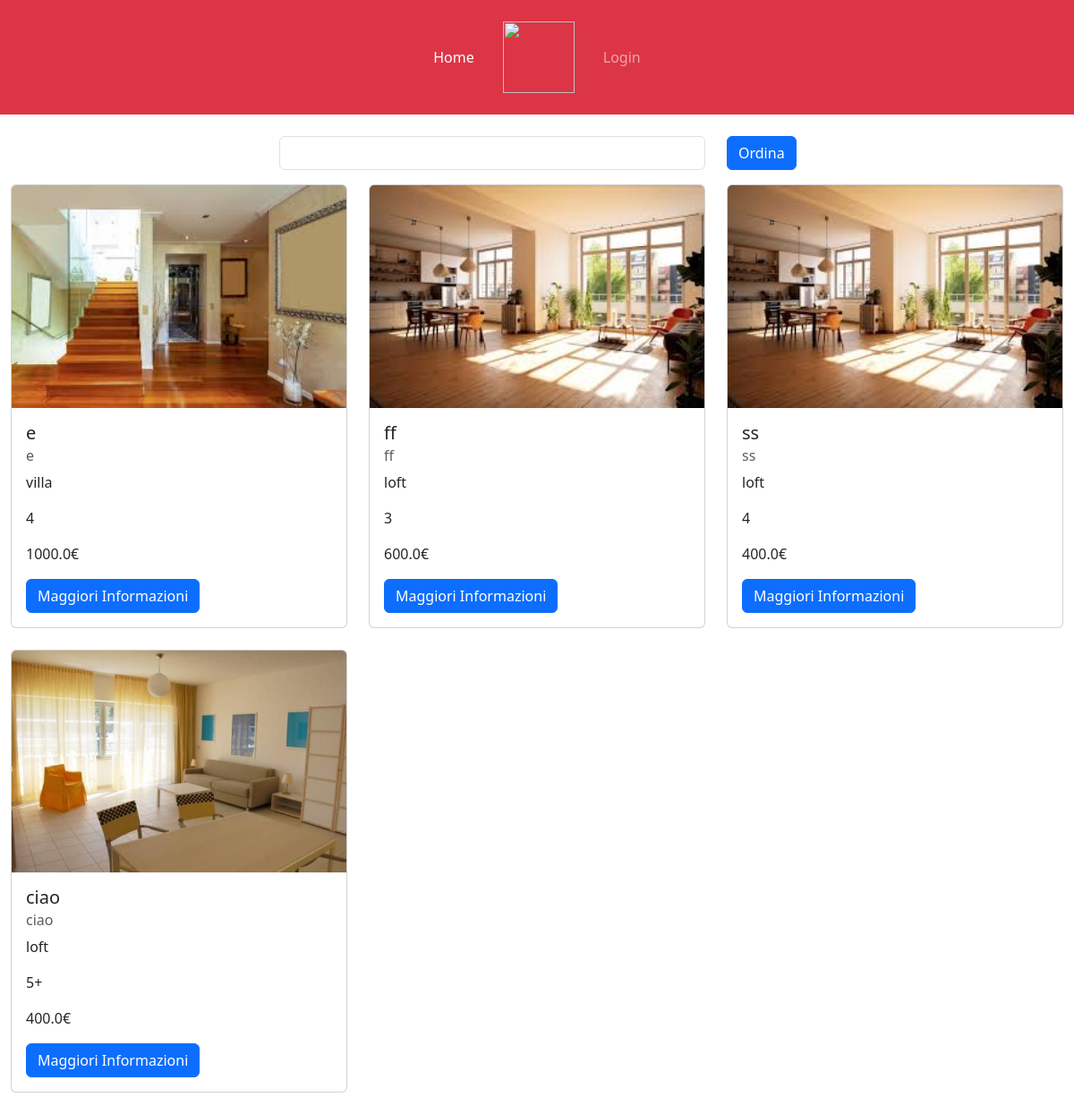
Before: / with the older database file.
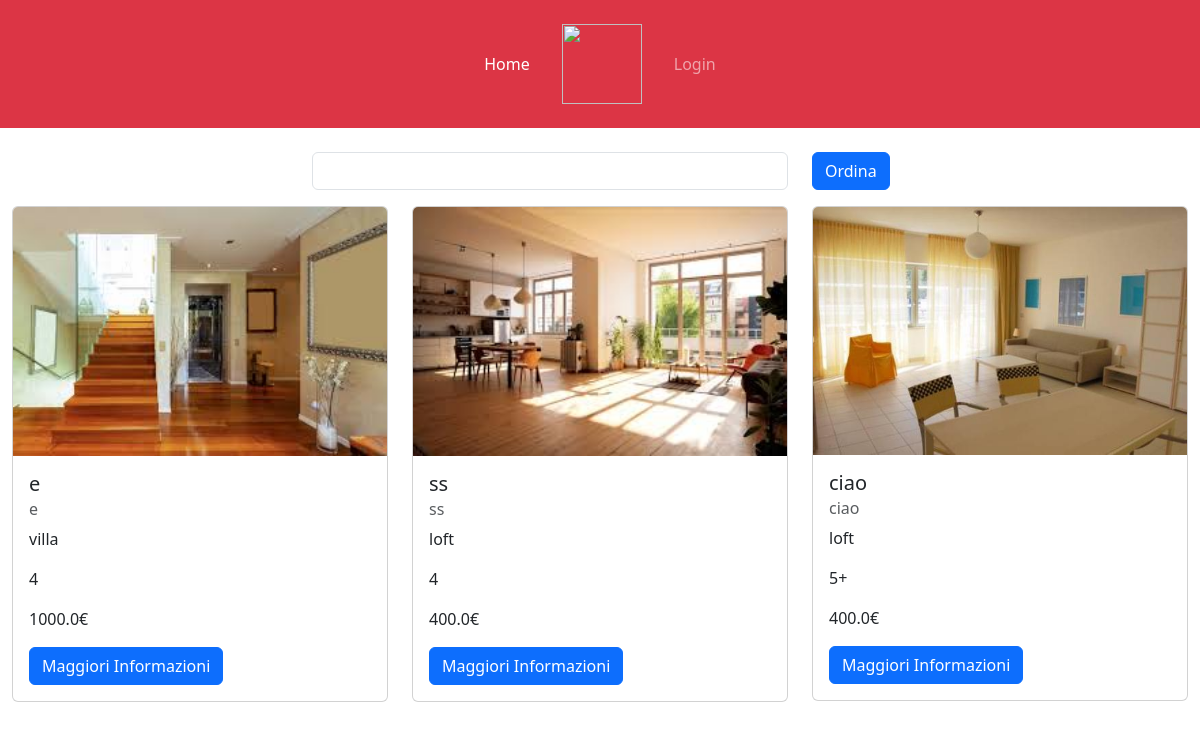
After: the same page with the newer database file.
### tables this page shows
CREATE TABLE "ANNUNCI" (
	"idAnnuncio"	INTEGER NOT NULL,
	"titolo"	TEXT NOT NULL,
	"indirizzo"	TEXT NOT NULL,
	"tipoCasa"	TEXT NOT NULL,
	"numeroLocali"	TEXT NOT NULL,
	"descrizione"	TEXT NOT NULL,
	"prezzoMensile"	REAL NOT NULL,
	"arredamento"	TEXT NOT NULL,
	"disponibilita"	TEXT NOT NULL,
	"idUtente"	INTEGER NOT NULL,
	FOREIGN KEY("idUtente") REFERENCES "UTENTI"("idUtente"),
	PRIMARY KEY("idAnnuncio" AUTOINCREMENT)
);

### app.py (the view)
@app.route('/<info>')
@app.route('/')  #quando il server riceve una richiesta get in questo caso, allora deve eseguire il contenuto della funzione
def index(info=None):
   if info is not None:
      if info=='numLocali':
         annunci=posts_dao.ordina(info)
      else:
         annunci=posts_dao.ordina(info)
      return render_template('index.html', allAnnunci=annunci)
   else:
      allAnnunci=posts_dao.get_allAnnunci()
      return render_template('index.html', allAnnunci=allAnnunci)

### posts_dao.py (called while the page is built)
def get_allAnnunci():
    conn =sqlite3.connect('db/affitti.db')
    conn.row_factory = sqlite3.Row
    cursor= conn.cursor()
    sql = '''SELECT ANNUNCI.* ,GROUP_CONCAT(urlFoto, ',') AS foto_concatenate, UTENTI.nome, UTENTI.cognome
        FROM ANNUNCI, FOTO, UTENTI
        where ANNUNCI.idAnnuncio = FOTO.idAnnuncio and ANNUNCI.disponibilita = 'SI' and UTENTI.idUtente=ANNUNCI.idUtente
        GROUP BY ANNUNCI.idAnnuncio
        ORDER BY ANNUNCI.prezzoMensile DESC'''
    cursor.execute(sql, ())
    annunci= cursor.fetchall()
    cursor.close()
    conn.close()
    return annunci

### templates/index.html (shortened to what this page needs)
{% extends "base.html" %}
{% block liNav %}
<li class="nav-item">
    <a class="nav-link mx-2 active" aria-current="page" href="#">Home</a>
  </li>
  <li class="nav-item d-none d-lg-block">
    <a class="nav-link mx-2" href="#">
      <img src="/static_files/images/logos/logo_2_white.png" height="80" />
    </a>
  </li>
  {% if current_user.is_authenticated %}
  <li class="nav-item">
    <a class="nav-link mx-2" href="{{url_for('profilo')}}">Profilo</a>
  </li>
  <li class="nav-item">
    <a class="nav-link mx-2" href="{{url_for('logout')}}">Logout</a>
  </li>
  {% else %}
  <li class="nav-item">
    <a class="nav-link mx-2" href="{{url_for('Page_login')}}">Login</a>
  </li>
  {% endif %}
{% endblock %}
{% block content %}
<div class="container-fluid mt-4">
  <form action="/filtro" method="POST">
    <div class="row">
      <div class="col-3"></div>
      <div class="col-5 filtroButton">
        <select class="form-control" id="filterSelect" name="selFiltro">
          <option value=""></option>
          <option value="numLocali">NUMERO LOCALI (crescente)</option>
        </select>
      </div>
      <div class="col-1">
        <button type="submit" class="btn btn-primary">Ordina</button>
      </div>
      <div class="col-3"></div>
    </div>
  </form>
  <div class="row">
    {% for annuncio in allAnnunci %}
    {% set foto_list = annuncio.foto_concatenate.split(',') %}
    <div class="col-md-4 mb-4">
      <div class="card equal-height-card">
        <a href="" data-bs-toggle="modal" data-bs-target="#Modal{{annuncio.idAnnuncio}}">
          <img src="{{ url_for('static', filename=foto_list[0]) }}" class="card-img-top" alt="Immagine Prodotto">
        </a>
        <div class="card-body">
          <h5 class="card-title">{{annuncio.titolo}}</h5>
          <h6 class="card-subtitle mb-2 text-muted">{{annuncio.indirizzo}}</h6>
          <p class="card-text">{{annuncio.tipoCasa}}</p>
          <p class="card-text">{{annuncio.numeroLocali}}</p>
          <p class="card-text">{{annuncio.prezzoMensile}}€</p>
          <a href="#myModal" class="btn btn-primary" data-bs-toggle="modal" data-bs-target="#Modal{{annuncio.idAnnuncio}}">Maggiori Informazioni</a>
          </div>
      </div>
    </div>
    {% endfor %}
  </div>
</div>
{% endblock %}

### templates/base.html (shortened to what this page needs)
<html lang="it">
    <head>
        <link href="https://cdn.jsdelivr.net/npm/bootstrap@5.3.2/dist/css/bootstrap.min.css" rel="stylesheet">
        <link href="{{url_for('static', filename='css/style.css')}}" rel="stylesheet" type="text/css">
    </head>
    <body>
        <nav class="navbar navbar-expand-lg navbar-dark p-3 bg-danger" id="headerNav">
          <div class="container-fluid">
            <div class="collapse navbar-collapse" id="navbarNavDropdown">
              <ul class="navbar-nav mx-auto ">
                {% block liNav %}{% endblock %}
              </ul>
            </div>
          </div>
        </nav>
        {% block content %}{% endblock %}
    </body>
</html>

### static/css/style.css (style rules this page uses)
.nav-item { line-height:80px; }

Changed rows visible on the page:
no longer on this page (row edited): ANNUNCI: titolo "ff", indirizzo "ff", tipoCasa "loft", numeroLocali "3", prezzoMensile "600.0"
